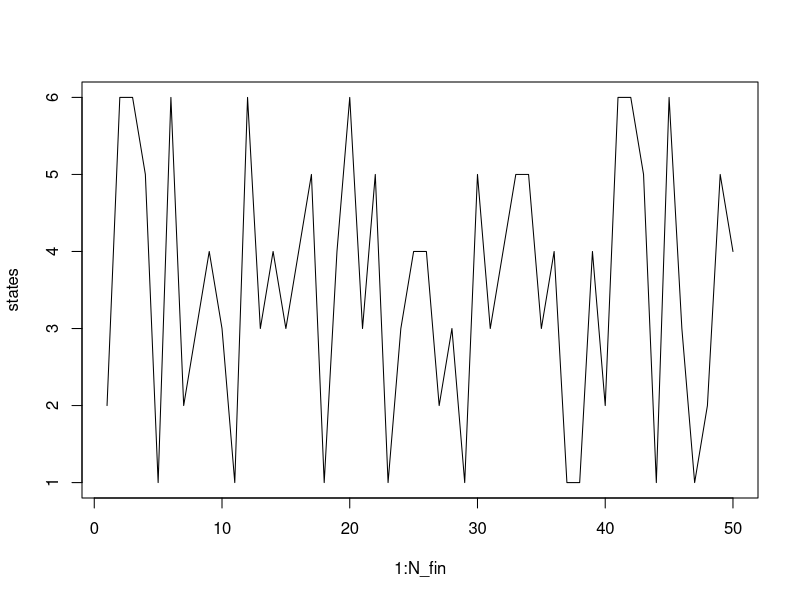

Write R code to recreate this figure.
states_num = 6
transition_P = matrix(runif(states_num*states_num), nrow=states_num, ncol=states_num, byrow=TRUE)
transition_P = transition_P / rowSums(transition_P)
N_fin = 50
states = rep(NA, N_fin)
states[1] = sample(1:states_num)
for (i in 2:N_fin) {
  states[i] = sample(1:states_num, prob=transition_P[states[i - 1],])
}
plot(1:N_fin, states, type="l")
  
